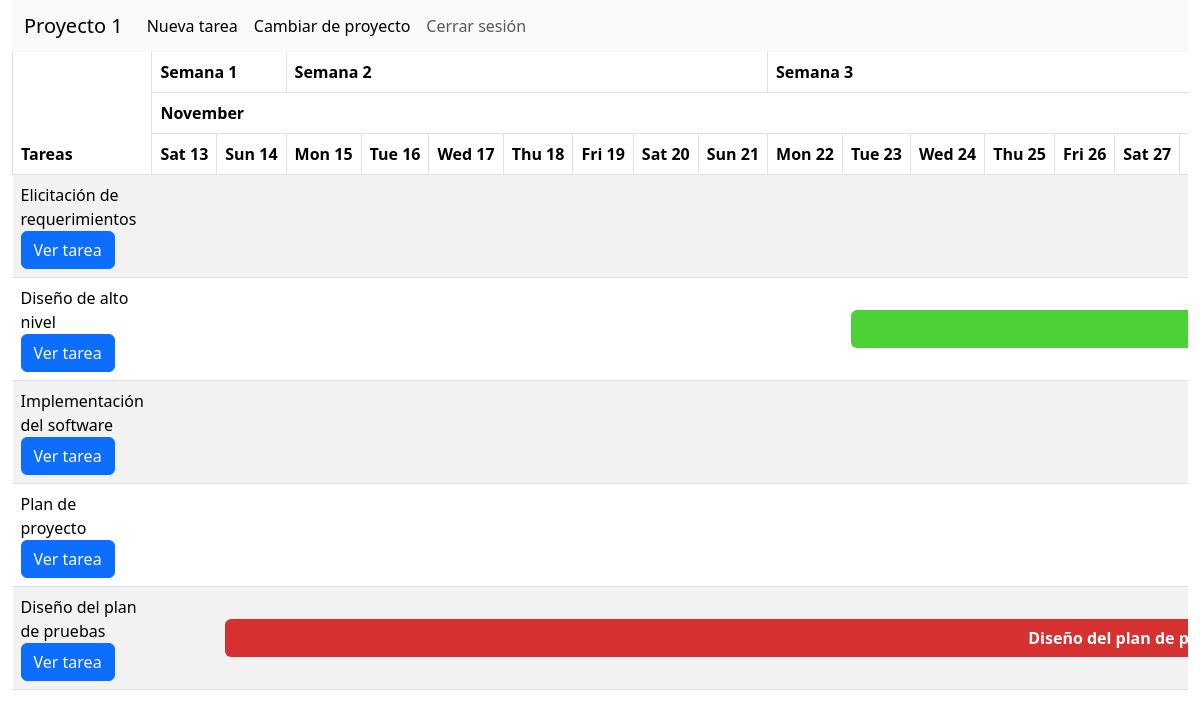
Before: /proyectos/1/gantt/ with the older database file.
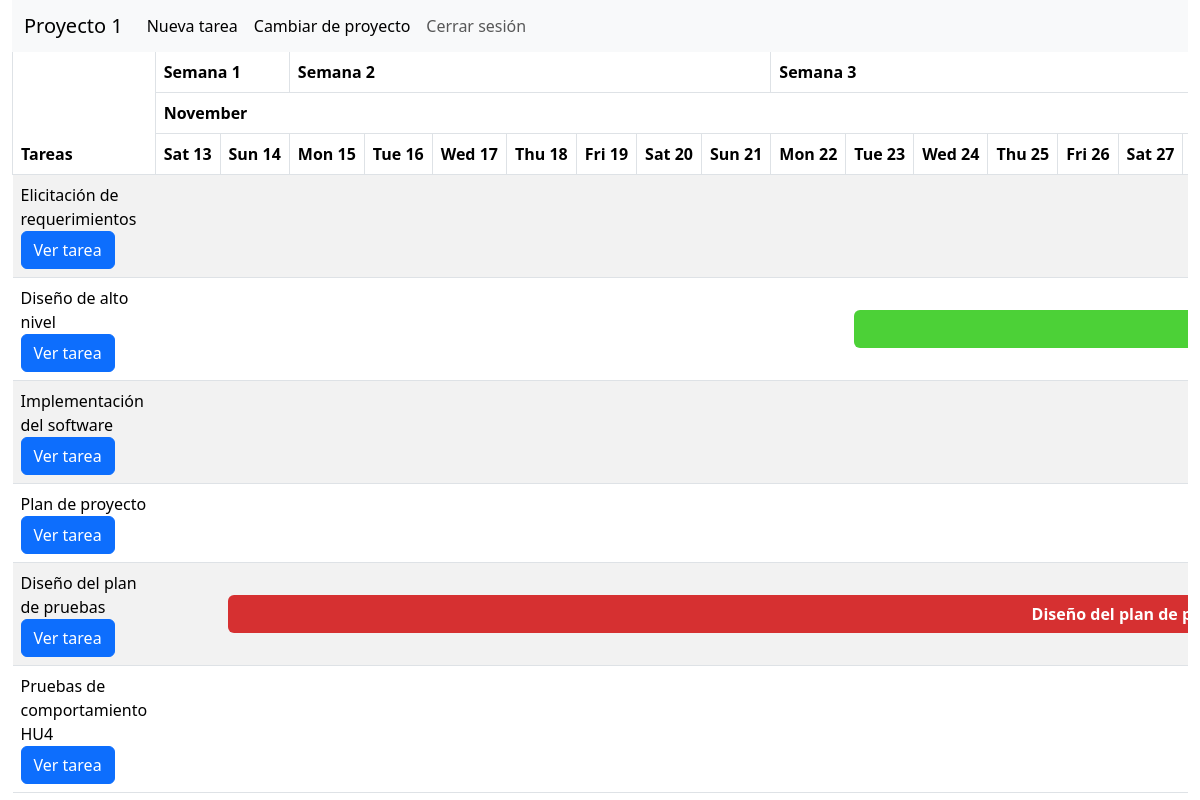
After: the same page with the newer database file.
### diagrama_gantt/models.py (models this page shows)
class Proyecto(models.Model):
    nombre_proyecto = models.CharField(max_length=100)
    def tiene_tareas(self):
        return Tarea.objects.filter(proyecto=self.id).count() > 0

class Tarea(models.Model):
    proyecto = models.ForeignKey(Proyecto, on_delete=models.CASCADE)
    nombre_tarea = models.CharField(max_length=100)
    descripcion = models.CharField(max_length=500, blank=True, null=True)
    fecha_inicial = models.DateField()
    fecha_limite = models.DateField()
    esta_completado = models.BooleanField()
    def es_critica(self, fecha_actual=datetime.now().date()):
        tiempo_restante = self.fecha_limite - fecha_actual
        return (0 <= tiempo_restante.days <= 7) and not self.esta_completado
    def obtener_estado(self, fecha_actual=datetime.now().date()):
        if self.esta_completado:
            return 'completado'
        elif fecha_actual < self.fecha_inicial:
            return 'pendiente'
        elif self.es_critica(fecha_actual):
            return 'crítico'
        elif fecha_actual > self.fecha_limite:
            return 'atrasado'
        else:
            return 'en-progreso'
    def obtener_color(self, fecha_actual=datetime.now().date()):
        return Estado.objects.get(nombre_estado=self.obtener_estado(fecha_actual)).color_estado

### diagrama_gantt/views.py (the view)
# urls.py: path('', views.acceso_tareas_guard, name='gantt'),
def acceso_tareas_guard(request, id_proyecto):
    proyecto = Proyecto.objects.get(id=id_proyecto)
    if proyecto.tiene_tareas():
        return index(request, id_proyecto)
    return redirect('crearTarea', id_proyecto)

### diagrama_gantt/templates/diagrama_gantt.html (shortened to what this page needs)
{% load bootstrap5 %}
<!DOCTYPE html>
<html lang="es">
<head>
    {% bootstrap_css %}
    {% load static %}
    <link rel="stylesheet" href="{% static 'styles_gantt.css' %}">
</head>
<body class="container-fluid">
<nav class="navbar navbar-expand-lg navbar-light bg-light">
    <div class="container-fluid">
        <a class="navbar-brand" href="#">{{ proyecto.nombre_proyecto }}</a>
        <div class="collapse navbar-collapse" id="navbarSupportedContent">
            <ul class="navbar-nav me-auto mb-2 mb-lg-0">
                <li>
                    <a class="nav-link active" aria-current="page" href={% url 'crearTarea' proyecto.id %}>Nueva tarea</a>
                </li>
                <li class="nav-item">
                    <a class="nav-link active" aria-current="page" href="#">Cambiar de proyecto</a>
                </li>
                <li class="nav-item">
                    <a class="nav-link" href="#">Cerrar sesión</a>
                </li>
            </ul>
        </div>
    </div>
</nav>
<section class="container-fluid">
    <table class="table table-striped">
        <thead>
            <tr>
                <th id="tareas" scope="col" colspan="1" rowspan="3">Tareas</th>
                <th scope="col" colspan={{ colspan_semana_inicio }}>Semana 1</th>
                {% for value in semanas_intermedias %}
                    <th scope="col" colspan="7">Semana {{ value }}</th>
                {% endfor %}
            </tr>
            <tr>
                {% for value in meses_info %}
                    {% if value.fecha.month == hoy.month %}
                        <th scope="col" colspan={{ value.colspan }} class="hoy">{{ value.fecha | date:'F' }}</th>
                    {% else %}
                        <th scope="col" colspan={{ value.colspan }}>{{ value.fecha | date:'F' }}</th>
                    {% endif %}
                {% endfor %}
            </tr>
            <tr>
                {% for dia in lista_fechas %}
                    {% if dia == hoy %}
                        <th class="dia hoy">{{ dia | date:'D d' }}</th>
                    {% else %}
                        <th class="dia">{{ dia | date:'D d' }}</th>
                    {% endif %}
                {% endfor %}
            </tr>
        </thead>
        <tbody>
            {% for item in tareas %}
                <tr>
                    <td>
                        {{ item.tarea.nombre_tarea }}
                        <a class="btn btn-primary"
                            href={% url 'verTarea' id_proyecto=proyecto.id id_tarea=item.tarea.id %}>
                            Ver tarea
                        </a>
                    </td>
                    <td colspan={{ item.dia_offset }}></td>
                    <td colspan={{ item.duracion }}>
                        <a class="btn tarea" style={{ item.color_estado }}
                            href={% url 'verTarea' id_proyecto=proyecto.id id_tarea=item.tarea.id %}>
                            {{ item.tarea.nombre_tarea }} ({{item.estado|capfirst}})
                        </a>
                    </td>
                </tr>
            {% endfor %}
        </tbody>
    </table>
</section>
</body>
</html>

### diagrama_gantt/static/styles_gantt.css (style rules this page uses)
thead { background: white; position: sticky; top: 0; }
tr th { border-left: solid 1px rgb(222, 226, 230); border-right: solid 1px rgb(222, 226, 230); }
td:first-child { position: sticky; left: 0; background: white; z-index: 0 !important; }
#tareas { position: sticky; left: 0; top: 0 !important; background: white; z-index: 3; }
nav { height: 6.5vh; }
section { overflow: auto; height: 93.5vh; padding: 0 !important; }
.tarea { width: 100%; display: block; color:white; font-weight: 600; }
.dia { white-space: nowrap }
td { vertical-align: middle; }

Changed rows visible on the page:
added Tarea: tarea.nombre_tarea "Pruebas de comportamiento HU4"
